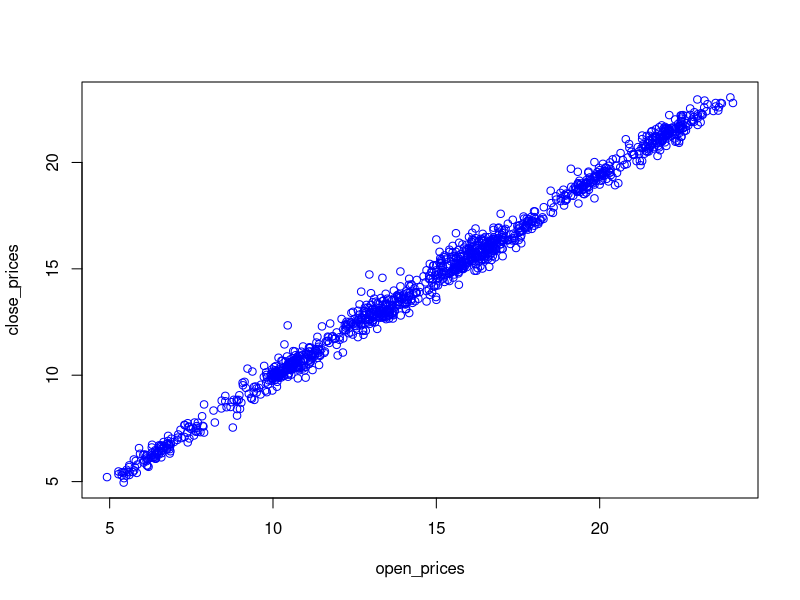

Recreate this plot in R.
stock_data <- read.csv("BOOM.csv")
open_prices <- stock_data[, 2]
close_prices <- stock_data[, 5]

png("open-vs-close.png")
plot(open_prices, close_prices, col="blue")
dev.off()